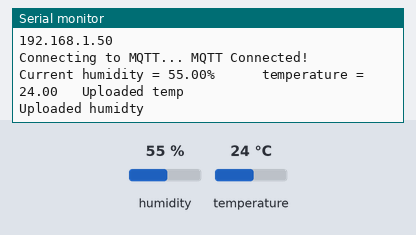
Recording of a sketch running on a simulated ESP32. On the bench: the last lines printed to the serial monitor. The test bench sets the inputs (shaded band); at power-on: humidity 55 %, temperature 24 °C. WiFi joins after 1.5 s; servers stay silent unless stated; no MQTT or app messages arrive unless stated.

Above: at 3.4 s.
3.5 s: humidity set to 22 %
At 8.5 s:
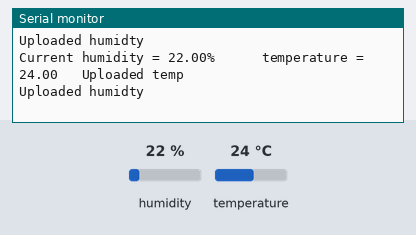
9.1 s: temperature set to 12 °C
At 13.2 s:
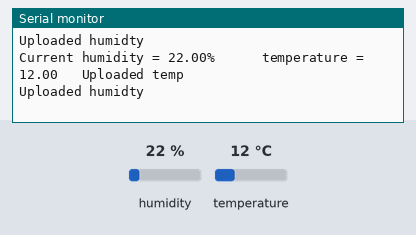
14.7 s: humidity set to 40 %
At 17.9 s:
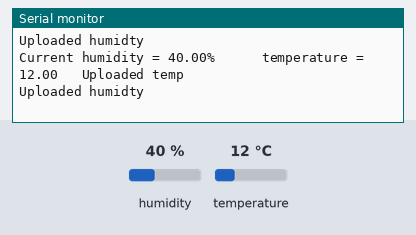
Timing chart, 0 to 19.4 s (numbered marks = the images above; inputs shaded):
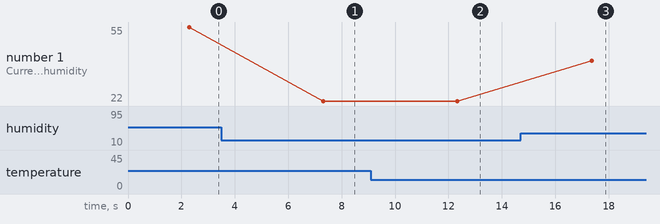

The sketch:

MQTT_Adafruite.ino
```cpp
/***************************************************
  This code was originally written for ESP8266
  I have modified it to work with ESP32
  This code is not using FreeRTOS
  WiFi library is an alternative to ESP8266WiFi library for ESP32 board.
  All functions calls are the almost the same
 ****************************************************/
#include <WiFi.h>
#include "Adafruit_MQTT.h"
#include "Adafruit_MQTT_Client.h"
#include "DHT.h"        // including the library of DHT11 temperature and humidity sensor
#define DHTTYPE DHT11   // DHT 11

#define dht_dpin 5
DHT dht(dht_dpin, DHTTYPE);

/************************* WiFi Access Point *********************************/

#define WLAN_SSID       "hotspot"
#define WLAN_PASS       "hamza455w"

/************************* Adafruit.io Setup *********************************/

#define AIO_SERVER      "io.adafruit.com"
#define AIO_SERVERPORT  1883                   // use 8883 for SSL
#define AIO_USERNAME    "engrhamzaaliimran"
#define AIO_KEY         "aio_lJsL55X5Vu5JosvDfENxLPFcV8Bg"

/************ Global State (you don't need to change this!) ******************/

// Create an ESP8266 WiFiClient class to connect to the MQTT server.
WiFiClient client;
// or... use WiFiFlientSecure for SSL
//WiFiClientSecure client;

// Setup the MQTT client class by passing in the WiFi client and MQTT server and login details.
Adafruit_MQTT_Client mqtt(&client, AIO_SERVER, AIO_SERVERPORT, AIO_USERNAME, AIO_KEY);

/****************************** Feeds ***************************************/

// Setup a feed called 'photocell' for publishing.
// Notice MQTT paths for AIO follow the form: <username>/feeds/<feedname>
Adafruit_MQTT_Publish photocell = Adafruit_MQTT_Publish(&mqtt, AIO_USERNAME "/feeds/Temp");

Adafruit_MQTT_Publish photocell2 = Adafruit_MQTT_Publish(&mqtt, AIO_USERNAME "/feeds/humidity");

/*************************** Sketch Code ************************************/

// Bug workaround for Arduino 1.6.6, it seems to need a function declaration
// for some reason (only affects ESP8266, likely an arduino-builder bug).
void MQTT_connect();

void setup()
{
  Serial.begin(115200);
  delay(10);

  dht.begin();
  Serial.println("Humidity and temperature\n\n");
  delay(700);
  Serial.println(F("Adafruit MQTT demo App"));

  // Connect to WiFi access point.
  Serial.println(); Serial.println();
  Serial.print("Connecting to ");
  Serial.println(WLAN_SSID);

  WiFi.begin(WLAN_SSID, WLAN_PASS);
  while (WiFi.status() != WL_CONNECTED) {
    delay(500);
    Serial.print(".");
  }
  Serial.println();

  Serial.println("WiFi connected");
  Serial.println("IP address: "); Serial.println(WiFi.localIP());

}


void loop()
{
  // Ensure the connection to the MQTT server is alive (this will make the first
  // connection and automatically reconnect when disconnected).  See the MQTT_connect
  // function definition further below.
  MQTT_connect();
  float h = dht.readHumidity();
  float t = dht.readTemperature();
  Serial.print("Current humidity = ");
  Serial.print(h);
  Serial.print("%      ");
  Serial.print("temperature = ");
  Serial.print(t);
  //Serial.print("...");
  if (! photocell.publish(t))
  {
    Serial.println(F("Failed"));
  }
  else
  {
    Serial.println(F("   Uploaded temp"));
  }
  if (! photocell2.publish(h))
  {
    Serial.println(F("Failed"));
  } else
  {
    Serial.println(F("Uploaded humidty"));
  }
  delay(5000);

}

// Function to connect and reconnect as necessary to the MQTT server.
// Should be called in the loop function and it will take care if connecting.
void MQTT_connect() {
  int8_t ret;

  // Stop if already connected.
  if (mqtt.connected()) {
    return;
  }

  Serial.print("Connecting to MQTT... ");

  uint8_t retries = 3;
  while ((ret = mqtt.connect()) != 0) { // connect will return 0 for connected
    Serial.println(mqtt.connectErrorString(ret));
    Serial.println("Retrying MQTT connection in 5 seconds...");
    mqtt.disconnect();
    delay(5000);  // wait 5 seconds
    retries--;
    if (retries == 0) {
      // basically die and wait for WDT to reset me
      while (1);
    }
  }
  Serial.println("MQTT Connected!");
}
```

Measured:
- after the input at 3.5 s, the serial monitor: prints a new line after 3.8 s (image 1)
- after the input at 9.1 s, the serial monitor: prints a new line after 3.2 s (image 2)
- after the input at 14.7 s, the serial monitor: prints a new line after 2.7 s (image 3)
- plotted number 1: 55 → 22 after the input at 3.5 s, 22 → 40 after the input at 14.7 s
